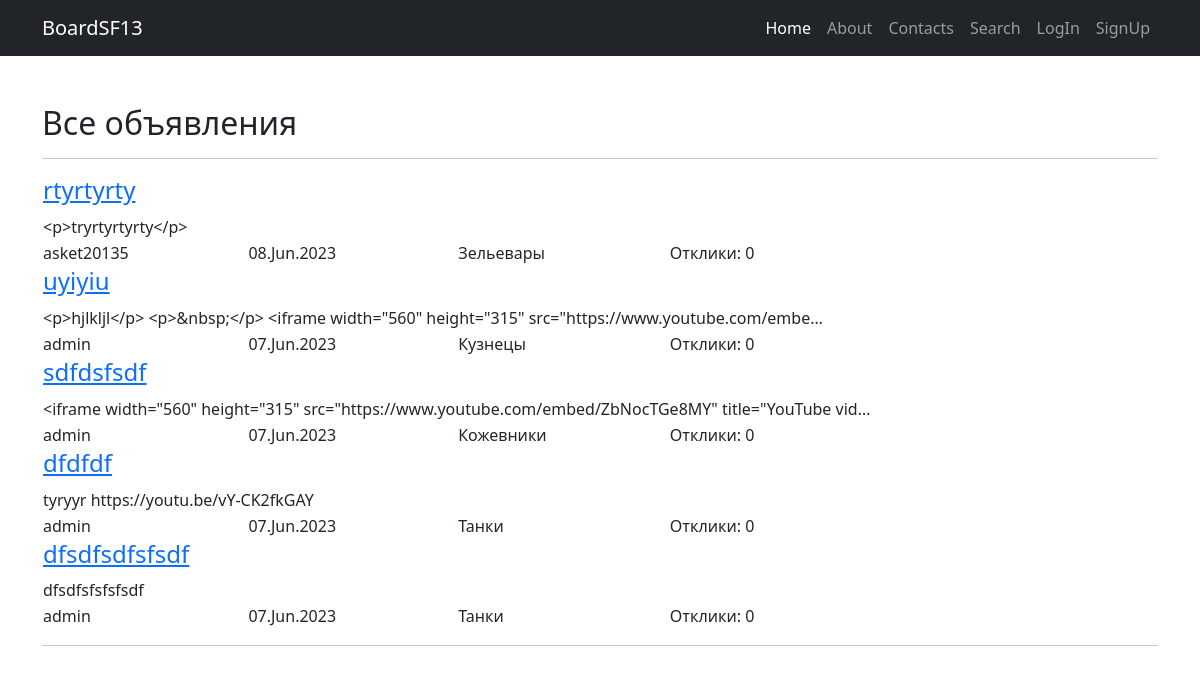
The page / on the database its author committed.
### board/models.py (models this page shows, shortened)
class Post(models.Model):
    author = models.ForeignKey(User, on_delete=models.CASCADE, related_name='author')
    title = models.CharField(max_length=255, null=False)
    post = RichTextField(null=False)
    category_id = models.ForeignKey(Category, on_delete=models.CASCADE, null=False)
    date_create = models.DateTimeField(auto_now_add=True)
    def count_retries(self):
        return Retry.objects.filter(post=self.id).filter(retry_enable=True).count()

class Category(models.Model):
    category = models.CharField(max_length=255)
    def __str__(self):
        return self.category

### board/views.py (the view)
# urls.py: path('', BoardList.as_view()),
class BoardList(ListView):
    model = Post
    template_name = 'board_all.html'
    context_object_name = 'posts'
    queryset = Post.objects.order_by('-date_create')
    paginate_by = 10

### templates/board_all.html (shortened to what this page needs)
{% extends 'default.html' %}
{% block content %}
<h2>Все объявления</h2>
<hr>
    {% if posts %}
        <table>
        {% for post in posts %}
            		<tr>
                        <td colspan="4"><h4><a href="{% url 'post_detail' post.id %}">{{ post.title }}</a></h4></td>
                    </tr>
                    <tr>
                        <td colspan="4">
                            {{ post.post|truncatechars:100 }}
                        </td>
                    </tr>
                    <tr>
                        <td>
                            {{ post.author }}
                            <br>
                        </td>
                        <td>{{ post.date_create|date:'d.M.Y' }}</td>
                        <td>{{ post.category_id }}</td>
                        <td>
                            Отклики: {{ post.count_retries }}
                            <br>
                        </td>
                    </tr>
        {% endfor %}
        </table>
    {% else %}
        <h2>Новостей нет!</h2>
    {% endif %}
<hr>
{% endblock content %}

### templates/default.html (shortened to what this page needs)
{% load static %}
<!DOCTYPE html>
<html lang="en">
    <head>
        <link href="{% static 'css/styles.css' %}" rel="stylesheet" />
    </head>
    <body>
        {% load cache %}
            {% cache 30 header %}
                <nav class="navbar navbar-expand-lg navbar-dark bg-dark">
                    <div class="container">
                        <a class="navbar-brand" href="/">BoardSF13</a>
                        <div class="collapse navbar-collapse" id="navbarSupportedContent">
                            <ul class="navbar-nav ms-auto mb-2 mb-lg-0">
                                <li class="nav-item"><a class="nav-link active" aria-current="page" href="/">Home</a></li>
                                <li class="nav-item"><a class="nav-link" href="/about/">About</a></li>
                                <li class="nav-item"><a class="nav-link" href="/contacts/">Contacts</a></li>
                                <li class="nav-item"><a class="nav-link" href="/news/search">Search</a></li>
                                {% if not request.user.is_authenticated %}
                                    <li class="nav-item"><a class="nav-link" href="/accounts/login/">LogIn</a></li>
                                    <li class="nav-item"><a class="nav-link" href="/accounts/signup/">SignUp</a></li>
                                {% else %}
                                    <li class="nav-item"><a class="nav-link" href="/sign/">{{ request.user }}</a></li>
                                    <li class="nav-item"><a class="nav-link" href="/accounts/logout/">LogOut</a></li>
                                {% endif %}
            {% endcache %}
                    </ul>
                </div>
            </div>
        </nav>
        <div class="container">
            <div class="mt-5">
               {% block content %}{% endblock content %}
            </div>
        </div>
    </body>
</html>

### rows shown on the page
Post: title "rtyrtyrty", post "<p>tryrtyrtyrty</p>", author "asket20135", date_create "08.Jun.2023", category_id "Зельевары", count_retries "0"
Post: title "uyiyiu", post "<p>hjlkljl</p> <p>&nbsp;</p> <iframe width=\"560\" height=\"315\" src=\"https://www.youtube.com/embe…", author "admin", date_create "07.Jun.2023", category_id "Кузнецы", count_retries "0"
Post: title "sdfdsfsdf", post "<iframe width=\"560\" height=\"315\" src=\"https://www.youtube.com/embed/ZbNocTGe8MY\" title=\"YouTube vid…", author "admin", date_create "07.Jun.2023", category_id "Кожевники", count_retries "0"
Post: title "dfdfdf", post "tyryyr https://youtu.be/vY-CK2fkGAY", author "admin", date_create "07.Jun.2023", category_id "Танки", count_retries "0"
Post: title "dfsdfsdfsfsdf", post "dfsdfsfsfsfsdf", author "admin", date_create "07.Jun.2023", category_id "Танки", count_retries "0"
